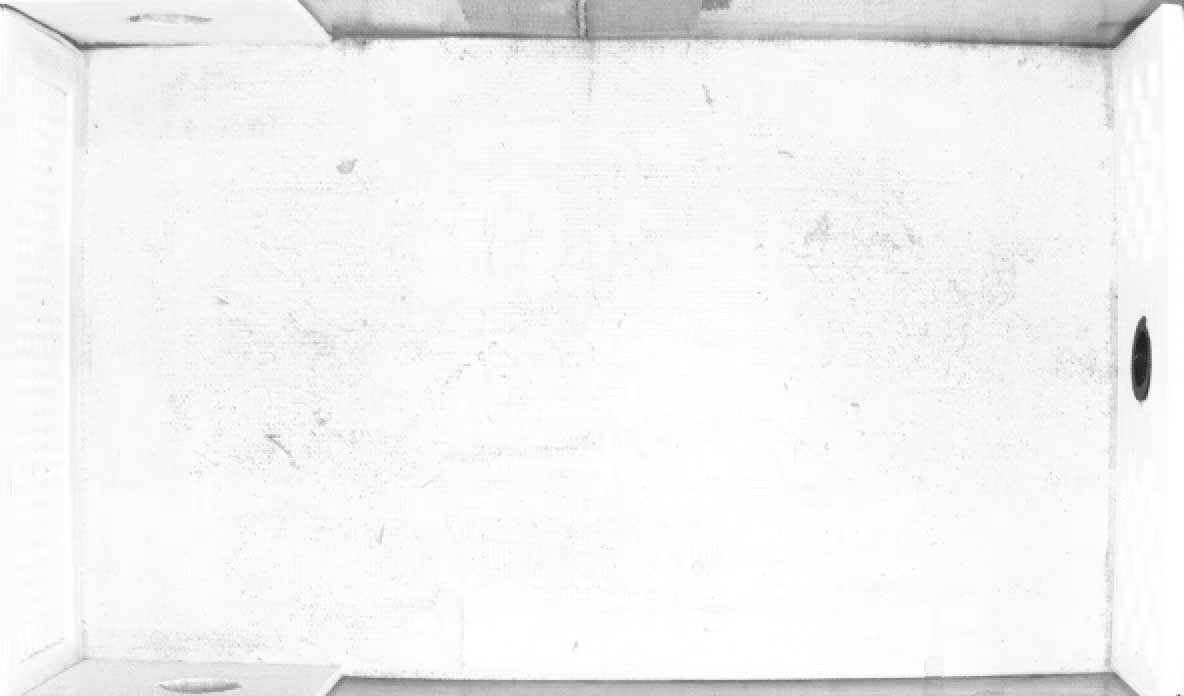
#> input picture stills/blank_arena.jpg, 1184 x 696 px
$ python odor-trail-breadcrumbs-jitter-demo.py
#> lines starting #> are read from the running program, lines starting #| are printed output that depends on the picture; after the words box and inside, x2 and y2 are one past the last pixel; in counts of white or black regions, pixels touching at a corner belong together
import cv2
import numpy as np
import random

# Initialize variables
change = 1   # Amount to change jitter by
jitter = 0  # Jitter for curve points
jit_ceil = 10
rng = 117  # Set random seed
np.random.seed(rng)
random.seed(rng)

# Get video dimensions
frames_dir = "stills/"
arena = cv2.imread(frames_dir+'blank_arena.jpg')
#> arena is the input picture: shape (696, 1184, 3); min 21, max 255, mean 243
arena = cv2.cvtColor(arena, cv2.COLOR_BGR2GRAY)
#> arena: shape (696, 1184)
arena = cv2.cvtColor(arena, cv2.COLOR_GRAY2BGR)
scale = 1
height = arena.shape[1]
#> height = 1184
width = arena.shape[0]
#> width = 696
origin = [int(height/2), int(width/2)]
#> origin = [592, 348]


def load_curve(crv_file, jitter=5, bounds=arena.shape, padding=50):
#> called with crv_file = 'curves/sample_crv.txt', jitter = 0, bounds = (696, 1184, 3), padding = 50
    file = open(crv_file, "r")
#> (reads curves/sample_crv.txt from the repository)
    data = file.read()
    # Formatting as list
    crv_pts = data.replace('{', '[').replace('}', ']').split('\n')
    # Converting to list of lists
    for p in range(len(crv_pts)):
        crv_pts[p] = eval(crv_pts[p])
    # Jitter points
    for p in range(1, len(crv_pts)-1):
        jit = np.random.normal(crv_pts[p], jitter)
        crv_pts[p] = jit
        if crv_pts[p][0] < 0:
            crv_pts[p][0] += padding
        if crv_pts[p][0] > arena.shape[1]:
            crv_pts[p][0] -= padding
        if crv_pts[p][1] < 0:
            crv_pts[p][1] += padding
        if crv_pts[p][1] > arena.shape[0]:
            crv_pts[p][1] -= padding
    return crv_pts


def orbit(dist, b1, rad):
    b2 = (b1[0]+dist, b1[1])
    c = (b2[0]-b1[0], b2[1] - b1[1])
    c = (int(c[0] * np.cos(rad) - c[1] * np.sin(rad)), int(c[0] * np.sin(rad) + c[1] * np.cos(rad)))
    c = (c[0]+b1[0], c[1]+b1[1])
    return c

def angle_btw(u, v, degrees=False):
    nu = np.linalg.norm(u)
    nv = np.linalg.norm(v)
    theta = np.arccos(np.dot(u, v)/(nu*nv))
    if degrees:
        theta = theta*(180/np.pi)
    return theta


def rand_segment(p1, p2, strength, seed):
    #weight = np.random.normal(.5, spread)
    random.seed(seed)
    weight = random.uniform(-.5, .5)*strength+.5
    rand_seg = np.add((1-weight)*np.array(p1), weight*np.array(p2))
    return (int(rand_seg[0]), int(rand_seg[1]))

# Curve points file
crv_file = "curves/sample_crv.txt"

strength = 0  # Strength of jitter. Stars at zero.
i = 0
count = 0
seeds = []  # List for predefined jitter seeds.
j_pts = []  # List for previous jittered point.

while True:
    i += 1
    count = 0
    #img = cv2.imread(frames_dir+'blank_arena.jpg')
    #img = cv2.cvtColor(img, cv2.COLOR_BGR2GRAY)
    #img = cv2.cvtColor(img, cv2.COLOR_GRAY2BGR)
    img = np.zeros((width, height, 3), np.uint8)
    crv = load_curve(crv_file, jitter)
    if len(seeds) <= len(crv):
        for pt in range(1, len(crv)):
            seeds.append(random.uniform(0, 1000))

    # Draw curve
    for c in range(1, len(crv)):
        radius = 3
        color = (32, 32, 32)

        # Current and previous points
        center_c = (int(crv[c][0]), int(crv[c][1]))
        center_p = (int(crv[c-1][0]), int(crv[c-1][1]))
        # Draw true curve
        img = cv2.line(img, center_c, center_p, color, 2, lineType=cv2.LINE_AA)
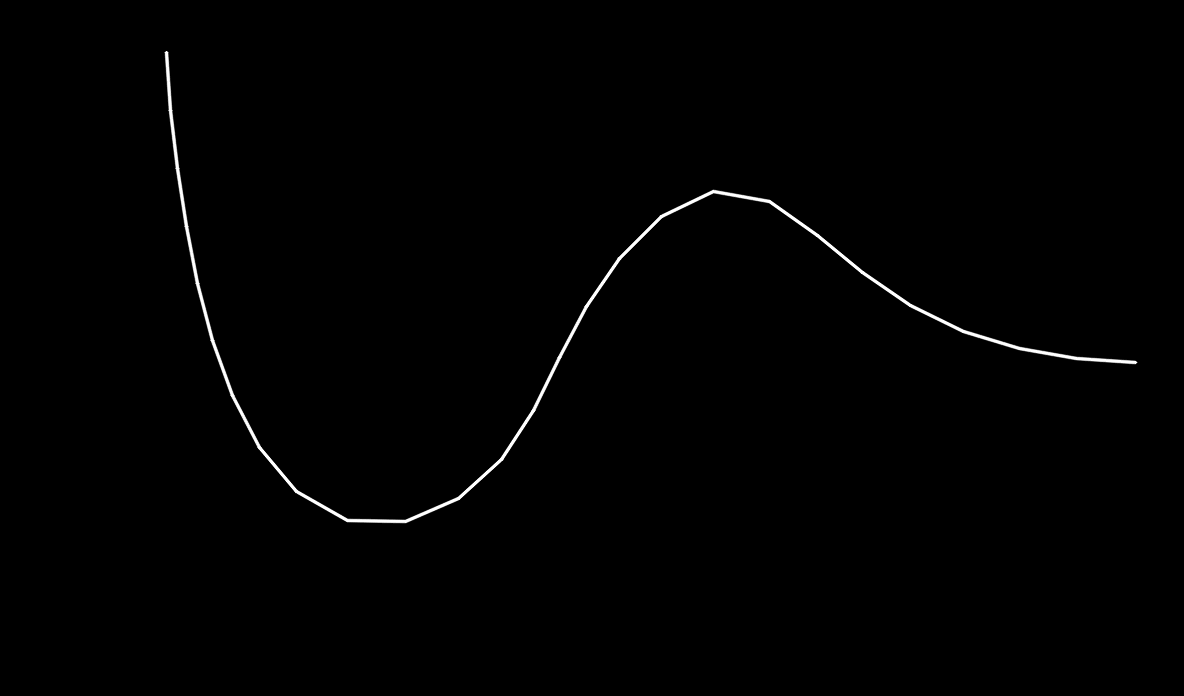
#> img: shape (696, 1184, 3); min 0, max 32, mean 0.2; drawn with min black and max white

    for c in range(1, len(crv)-1):
        radius = 3
        color = (128, 128, 255)
        count += 1

        # Current and previous points
        center_c = (int(crv[c][0]), int(crv[c][1]))
        center_p = (int(crv[c-1][0]), int(crv[c-1][1]))

        # Compute normals
        u = center_c
        v = [center_c[0], center_c[1]-50]
        pt1 = v
        pt2 = center_p
        u = np.subtract(pt1, center_c)
        v = np.subtract(pt2, center_c)
        rad = angle_btw(u, v)

        normal1 = orbit(cv2.norm(pt2, center_c), center_c, rad)
        normal2 = orbit(cv2.norm(pt2, center_c), center_c, rad+np.pi)

        # Draw normals
        img = cv2.line(img, center_c, normal1, (64, 64, 64), 1, lineType=cv2.LINE_AA)
        img = cv2.line(img, center_c, normal2, (64, 64, 64), 1, lineType=cv2.LINE_AA)
        img = cv2.circle(img, normal1, 2, (64, 64, 64), -1, lineType=cv2.LINE_AA)
        img = cv2.circle(img, normal2, 2, (64, 64, 64), -1, lineType=cv2.LINE_AA)
        img = cv2.putText(img, str(round(rad*(180/np.pi))), (center_p[0]+10, center_p[1]+10), cv2.FONT_HERSHEY_SIMPLEX, .25, (255, 255, 255))


        # Reference points to measure angle against
        #img = cv2.circle(img, pt1, 1, (0, 255, 0), -1, lineType=cv2.LINE_AA)
        #img = cv2.circle(img, pt2, 3, (0, 128, 128), -1, lineType=cv2.LINE_AA)


        # Add Jitter to points
        if count == 1 or count == len(crv)-2:
            j_pt = rand_segment(normal1, normal2, 0, seeds[c-1])
        else:
            j_pt = rand_segment(normal1, normal2, strength, seeds[c - 1])
        # Trim vector to current and last position
        j_pts.append(j_pt)

        if len(j_pts) < 2:
            j_pts.append(j_pt)
        if len(j_pts) > 2:
            j_pts = j_pts[1:]

        # Draw line between Jittered Points
        if count > 1:
            img = cv2.line(img, j_pts[0], j_pts[1], (128, 128, 128), 1, lineType=cv2.LINE_AA)

        # Draw Jittered Points
        img = cv2.circle(img, j_pt, 3, (128, 128, 128), -1, lineType=cv2.LINE_AA)
#> this loop made 25 passes
#> pass 1, `img = cv2.line(img, center_c, normal1, (64, 64, 64), 1, lineType=cv2.L..`:
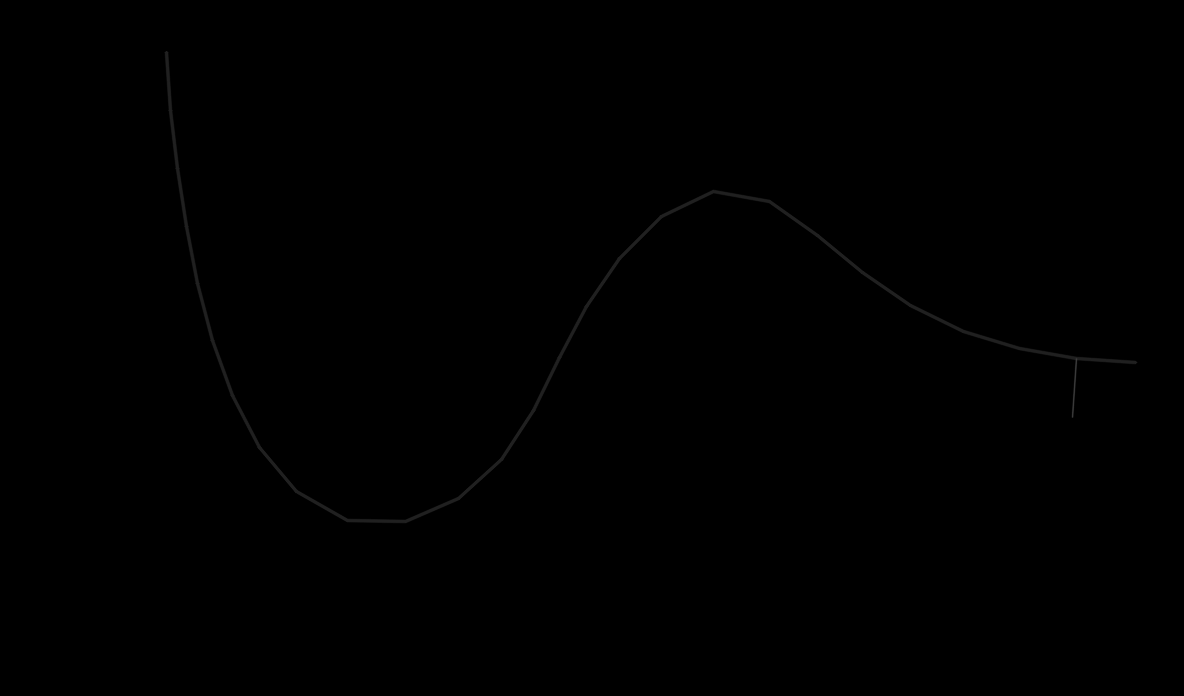
#> img: shape (696, 1184, 3); 0.02% of pixels changed, all inside (x1, y1, x2, y2) = (1071, 358, 1078, 418)
#> after the loop:
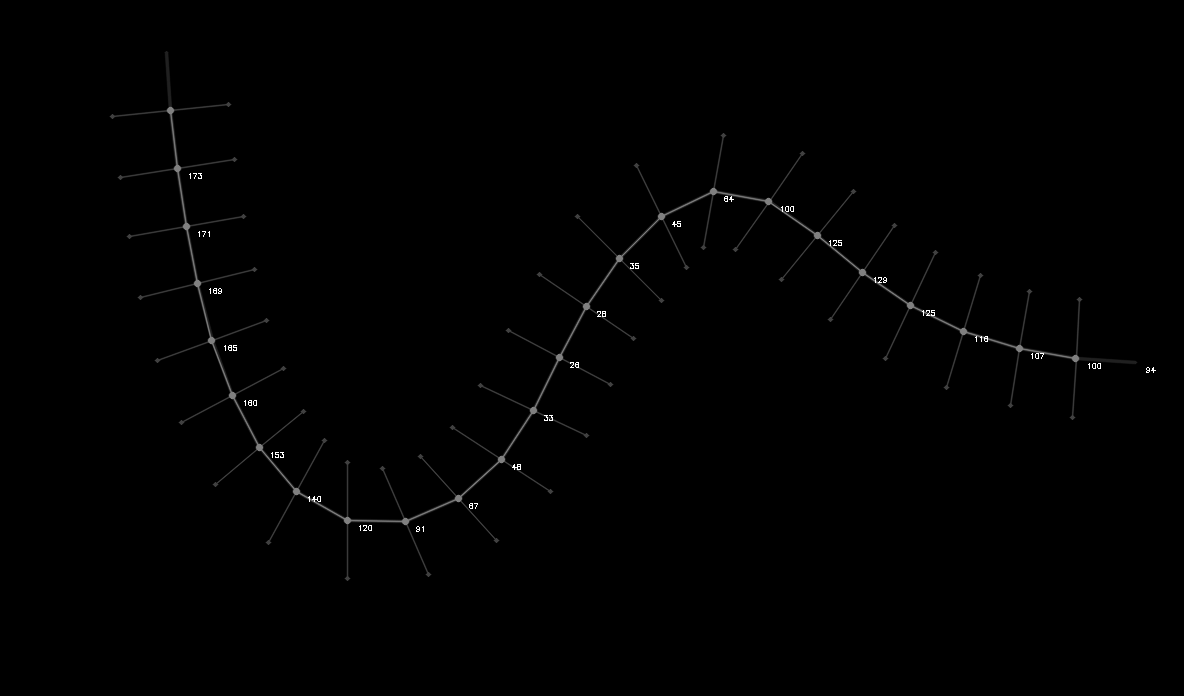
#> img: shape (696, 1184, 3); min 0, max 255, mean 1.1

    # Reset loop
    if strength >= 1:
        change = -.1
    if strength <= .1:
        change = .1
        seeds = []

    # Show video
    cv2.imshow('Jitter', img)
    #cv2.imwrite("output/breadcrumbs_jitter/" + str(i) + "_s" + str(rng) + ".png", img)
    cv2.waitKey(1)


    strength += change
    #print(jitter)
